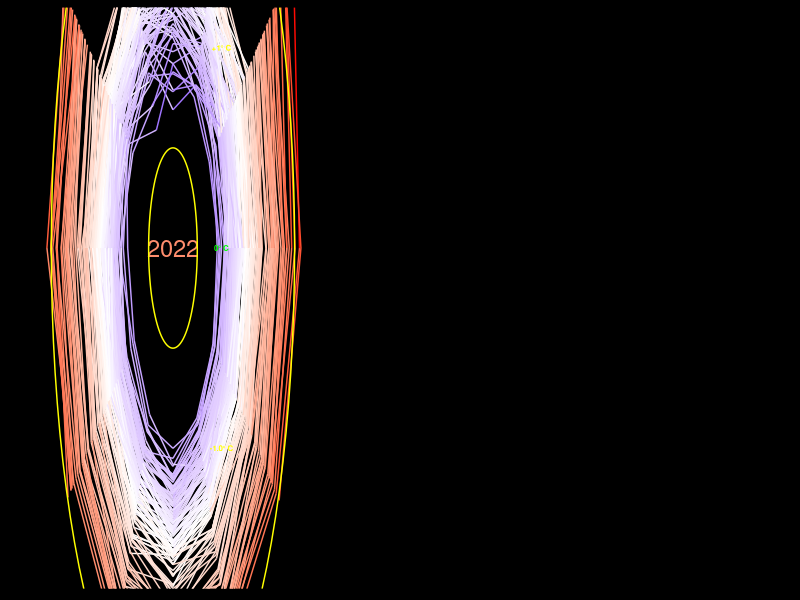
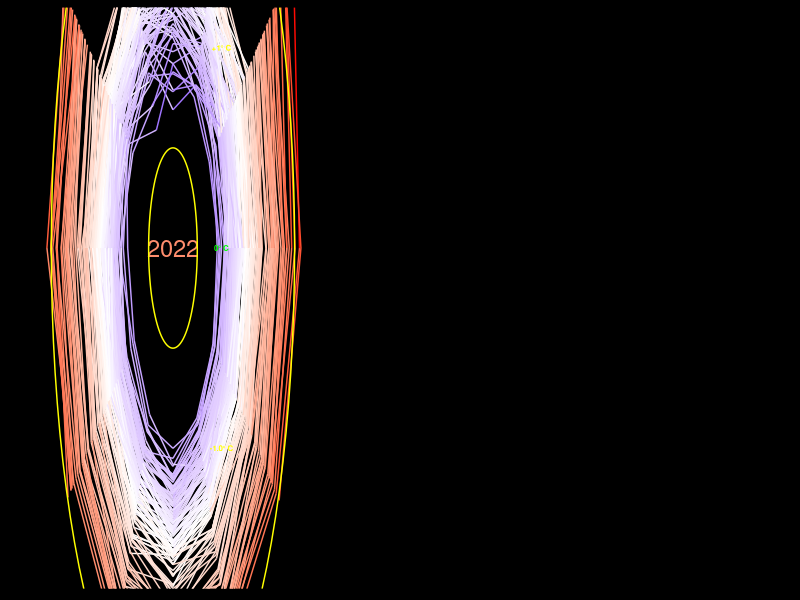

R code for these plots, in order:
library(tidyverse)
library(gganimate)



# Plot: There are data in preceding year and next year.
# Need to create 3 separated dataframes

t_diff <- 
  read_csv("data/GLB.Ts+dSST.csv", skip = 1, na = "***") %>% #load CSV file, skip 1st rows
  select(year = Year, month.abb) %>% #month.abb is constant R build-in. which is the same as our datatype
  # Tidy dataframe by converting month in 1 column accept for year
  #Pivot dataframe for all columns except for year column, Give a name of month column
  pivot_longer(-year, names_to = "month", values_to = "t_diff") %>%
  drop_na() #Ignore NA value
  

# Create 3 Separated dataframe
# Create dataframe for preceding December
# last_dec <-
#   t_diff %>%
#   filter(month == "Dec") %>% #Filter December
#   mutate(year = year + 1,   #Calculate preceding year by using the original data
#          month = "last_Dec") #Rename Dec to last_Dec

# Create dataframe for next Jan
# next_jan <-
#   t_diff %>%
#   filter(month == "Jan") %>% #Filter January
#   mutate(year = year - 1,    # Add extra year
#          month = "next_Jan") # Rename it

# Create dummy variable for radius
radius_bumb <- 1.5

t_data <- 
  t_diff %>%
  mutate(month = factor(month, levels = c(month.abb, "next_Jan")), #Order months into numerical order rather than alphabet order, define month as a factor
         month_number = as.numeric(month)) %>% #Remove previous December to remove zero from dataframe
  arrange(year, month) %>%  # arrange year and month       
  mutate(step_number = 1:nrow(.), #Add row number. 1:nrow(.) means count from 1 to the end of row in this dataframe. need to count step over the row
         radius = t_diff + radius_bumb,         theta = 2 * pi * (month_number-1) / 12, # Convert an angle to radian. Theta starts from zero degree January will be zero and divided by 12 to give angle to months. 
         x = radius * sin(theta),
         y = radius * cos(theta))
  
  annotation <-
    t_data %>% #create new dataframe from 2022
    slice_max(year) %>%
    slice_max(month_number)
 
temp_line <- #Create text at specific position
  tibble(
    x = 1,
    y = c(1, 0, -1),
    labels = c("+1\u00B0 C","0\u00B0 C", "-1.0\u00B0 C")
  )

#Create dataframe for tangential month to the ciricle
month_label <-
  tibble(
    x = 1:12,
    labels = toupper(month.abb), #Convert month label to capital letters
    y = 1.5
  )

#Make dataframe for grid line and used in geom_segment
# gridlines <- 
#   tibble(
#     x = c(1.2, 1.3, 1.6),
#     xend = c(12.8, 12.7, 12.4),
#     y = c(1, 0, -1),
#     yend = y
#   )
 
# Adding gridlines to climate spiral 
gridlines <-
  tibble(theta = 2 * pi * rep(seq(0, 1, 0.01), each = 3), #Repeat theta
       radius = rep(c(1, 0, -1) + radius_bumb, length.out = length(theta)),
       line = rep(c("a", "b", "c"), length.out = length(theta)),
       x = radius * cos(theta),
       y = radius * sin(theta))
 #a <-  
  t_data %>% ggplot(aes(x = x, 
             y = y, 
             color = t_diff)) + #Let's coloring by temperature change. Previous version was colored by year
  geom_label(aes(x = 0, y = 0, label = year),  #geom_label it provides a text with background
               fill = "black",
               label.size = 0,
               size = 6) +
  geom_path()+  
  geom_path(data = gridlines %>% filter(radius != radius_bumb), # radius should not be equal to dummy radius bumb 
               aes(x = x, y = y,
                   group = line), 
               color = "yellow",
               inherit.aes = FALSE) + 
  geom_text(data = temp_line, aes(x = x, y = y, label = labels), #Add label and coloring
               color = c("yellow", "green", "yellow"), size = 2, fontface = "bold",
               inherit.aes = FALSE)+
  geom_text(data = month_label, aes(x = x, y = y, label = labels), # Add month label back to the position
              color = "yellow",
              inherit.aes = FALSE) +
  scale_y_continuous(limits = c(-2.0, 1.5),
                     expand = c(0,-0.3) # expand grid. First is an addition. Second is an multiplication.
                     ) + #Rescale y axis
  scale_color_gradient2(low = "blue", high = "red", mid = "white", midpoint = 0, #Change the color to continuous scale. Re-scale the legend
                        guide = "none") + #Remove legend 
  # coord_polar(start = 0)+ #Set polar 5 minutes off. "start" measures thing in radius 
  labs(x = NULL, # Add label
      y = NULL,
      title = NULL) + 
  theme(
    panel.background = element_rect(fill = "black"), #Add black color and white border. Increase border line size
    plot.background = element_rect(fill = "black", color = "black"),
    panel.grid = element_blank(), # Remove grid line color
    axis.text.x = element_blank(),
    axis.text.y = element_blank(),
    axis.ticks = element_blank(),
    axis.title = element_blank(),
    plot.title = element_blank()
  )#+
   #transition_manual(frames = year, cumulative = TRUE)  #Add data and keep the old data in gganimate only
   
ggsave("figures/climate_spiral_trig.png", width = 4.155, height = 4.5, unit = "in", dpi = 300)
 
# animate(a, width = 4.155, height = 4.5, unit = "in", res = 300)
# anim_save("figures/climate_spiral_trig.gif")

# animate(a, width = 4.155, height = 4.5, unit = "in", res = 300,
#         renderer = av_renderer("figures/climate_trig.mp4")
# )
